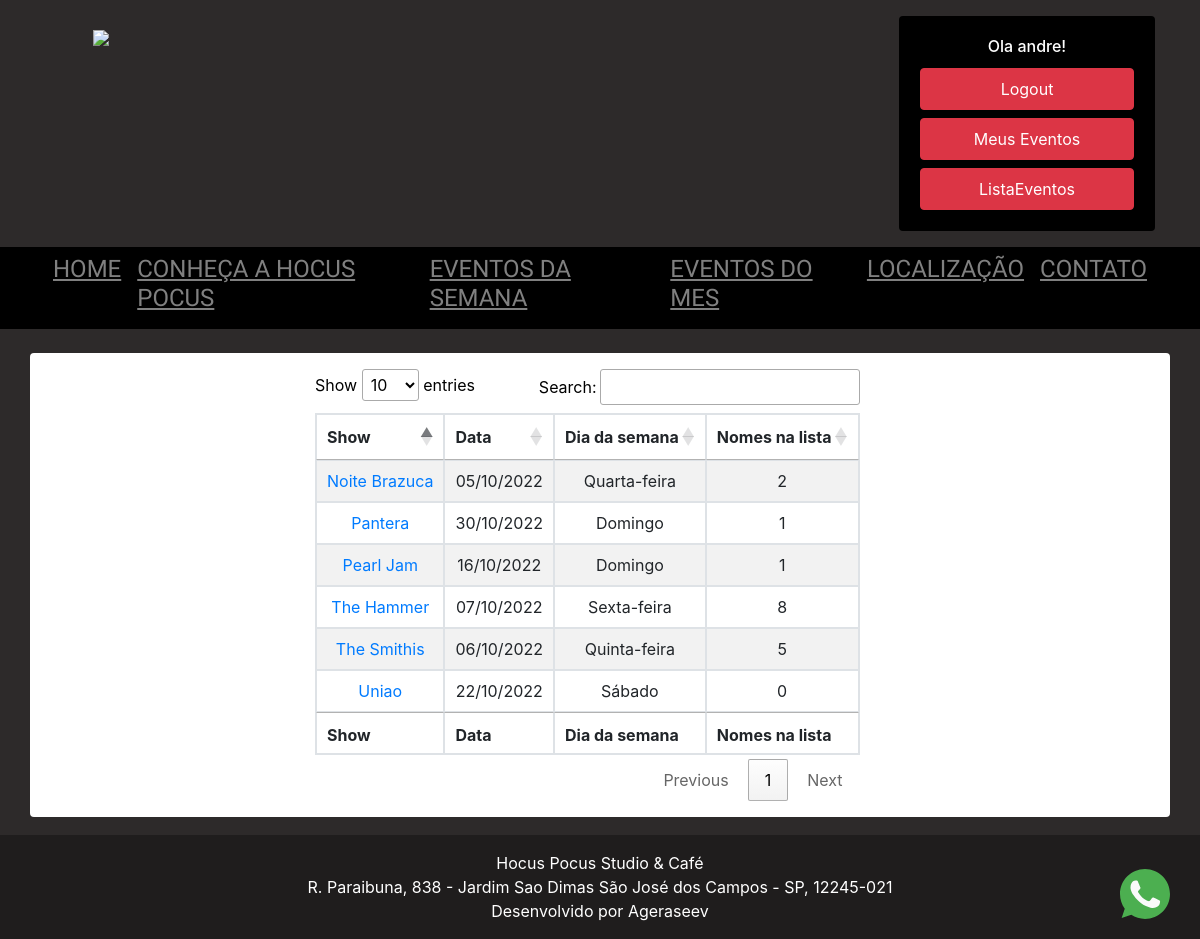
The page /listaevento (signed in) on the database its author committed.
### show/models.py (models this page shows, shortened)
class Show(models.Model):
    titulo_show = models.CharField(max_length=100, )
    descricao_show = models.TextField(max_length=2000)
    horario_do_show = models.CharField(max_length=100, null=True)
    data_do_show = models.DateField(null=True)
    banner = models.ImageField(upload_to='static/banners', blank=True)
    quadrado = models.ImageField(upload_to='static/banners', blank=True)
    valor = models.DecimalField(max_digits=10, decimal_places=2, blank=True, null= True )
    publicada = models.BooleanField(default=False)
    pix = models.BooleanField(default=False)
    chave_pix = models.CharField(max_length=200, blank=True, null=True)
    habilitar_link = models.BooleanField(default=False)
    link_ingreco = models.CharField(max_length=200, blank=True, null=True)
    created_at = models.DateTimeField(auto_now_add=True, blank=True, null=True)
    updated_at = models.DateTimeField(auto_now=True, blank=True, null=True)

class NomeLista(models.Model):
    sem_registro = models.ForeignKey(UsuarioSemRegistro, on_delete=models.CASCADE, blank=True, null= True)
    roqueiro = models.ForeignKey(Usuario, on_delete=models.CASCADE, blank=True, null= True)
    pagamento = models.BooleanField(default=False)
    comprovante = models.ImageField(upload_to='comprovantes', blank=True)
    lista_reserva = models.ForeignKey(Show, on_delete=models.CASCADE, blank=True, null= True,)
    entrou = models.BooleanField(default=False)
    created_at = models.DateTimeField(auto_now_add=True, blank=True, null=True)
    updated_at = models.DateTimeField(auto_now=True, blank=True, null=True)
    class Meta:
        unique_together = ('roqueiro', 'lista_reserva')

### show/views.py (the view)
# urls.py: path('listaevento', listaevento, name='listaevento'),
def listaevento(request):
    if request.user.is_staff:
        roqueiros = NomeLista.objects.all()
        show = Show.objects.filter(publicada=True)
        dados = {
            'roqueiro': roqueiros,
            'show': show,
        }
        return render(request, 'listaevento.html', dados)
    else:
        return redirect('home')

### templates/listaevento.html (shortened to what this page needs)
{% extends 'base2.html' %}
{% load static %}
{% block content %}
<link rel="stylesheet" href="https://cdn.datatables.net/1.10.2/css/jquery.dataTables.min.css">
<body>
<div class="container bg-white rounded text-center mt-4 " >
    <div class="row">
        <div class="col-lg-3 col-sm-2"></div>
        <div class="col-8 my-3 text-center">
            <div class="row header" style="text-align:center;color:black">
                <table id="example" class="table table-striped table-bordered" style="width:100%">
                    <thead>
                    <tr>
                        <th>Show</th>
                        <th>Data</th>
                        <th>Dia da semana</th>
                        <th>Nomes na lista</th>
                    </tr>
                    </thead>
                    <tbody>
                    {% for shows in show %}
                    <tr>
                        <td><a href="{% url 'lista' %}/{{ shows.id }} "> {{ shows.titulo_show }} </a></td>
                        <td>{{ shows.data_do_show|date:"SHORT_DATE_FORMAT" }}</td>
                        <td>{{ shows.data_do_show|date:"l" }}</td>
                        <td>{{ shows.nomelista_set.all|length }}</td>
                    </tr>
                    {% endfor %}
                    </tbody>
                    <tfoot>
                    <tr>
                        <th>Show</th>
                        <th>Data</th>
                        <th>Dia da semana</th>
                        <th>Nomes na lista</th>
                    </tr>
                    </tfoot>
                </table>
            </div>
        </div>
    </div>
</div>
{% endblock %}

### templates/partials/_navbar.html (shortened to what this page needs)
{% load static %}
<div class="container d-none d-lg-block align-items-center my-3">
    <div class="row ">
        <div class="col-8">
            <a class="navbar-brand pl-5" href="{% url 'home' %}"><img src="{% static 'LogoHocusHorizontal01.png' %}"
                                                                      class="img-fluid " width="800"></a>
        </div>
        <div class="col justify-content-center">
            <div class="card  float-right " style="width: 16rem; background-color:#000000">
                {% if user.is_authenticated %}
                <div class="card-body " style="background-color:#000000">
                    <h6 class="card-title text-center text-white mt3"> Ola {{ user.username }}! </h6>
                    <a class="nav-link btn  btn-danger mt-2" href="{% url 'logout' %}">Logout</a>
                    <a class="nav-link btn  btn-danger mt-2"
                       href="{% url 'dashboard' %}">Meus Eventos</a>
                    {% if request.user.is_staff %}
                    <a class="nav-link btn btn-danger mt-2" href="{% url 'listaevento' %}">ListaEventos</a>
                    {% endif %}
                </div>
                {% endif %}
            </div>
        </div>
    </div>
</div>
{% if user.is_authenticated %}
<nav class=" navbar-expand-lg navbar-dark   " style="background-color:#000000">
        {% endif %}
        <div class="container ">
            <div class="collapse navbar-collapse justify-content-center" id="navbarNavDropdown">
                <ul class="navbar-nav ">
                    <li class="nav-item  ">
                        <a class="nav-link" style="font-family: 'Chau Philomene One'" href="/"><h4><u>HOME</u></h4></a>
                    </li>
                    <li class="nav-item  ">
                        <a class="nav-link" style="font-family: 'Chau Philomene One'" href="{% url 'hocus' %}"><h4><u>CONHEÇA A HOCUS POCUS</u></h4><span class="sr-only">(current)</span></a>
                    </li>
                    <li class="nav-item">
                        <a class="nav-link" style="font-family: 'Chau Philomene One'" href="{% url 'home' %}#eventosdasemana"><h4><u>EVENTOS DA SEMANA</u></h4></a>
                    </li>
                    <li class="nav-item">
                        <a class="nav-link" style="font-family: 'Chau Philomene One'" href="{% url 'home' %}#eventosdomes"><h4><u>EVENTOS DO MES</u></h4></a>
                    </li>
                    <li class="nav-item">
                        <a class="nav-link" style="font-family: 'Chau Philomene One'" href="{% url 'home' %}#localizacao"><h4><u>LOCALIZAÇÃO</u>
                        </h4></a>
                    </li>
                    <li class="nav-item">
                        <a class="nav-link" style="font-family: 'Chau Philomene One'" href="{% url 'home' %}#contatos"><h4><u>CONTATO</u></h4>
                        </a>
                    </li>
                </ul>
            </div>
        </div>
    </nav>

### static/css/footer.css (style rules this page uses)
html, body { height: 100%; margin: 0; }

### templates/base2.html (style rules this page uses)
html, body { height: 100%; margin: 0; }
html { scroll-behavior: smooth; }

### rows shown on the page
Show: titulo_show "Pantera", data_do_show "30/10/2022", data_do_show "Domingo", nomelista_set.all|length "1"
Show: titulo_show "Uniao", data_do_show "22/10/2022", data_do_show "Sábado", nomelista_set.all|length "0"
Show: titulo_show "Pearl Jam", data_do_show "16/10/2022", data_do_show "Domingo", nomelista_set.all|length "1"
Show: titulo_show "The Hammer", data_do_show "07/10/2022", data_do_show "Sexta-feira", nomelista_set.all|length "8"
Show: titulo_show "The Smithis", data_do_show "06/10/2022", data_do_show "Quinta-feira", nomelista_set.all|length "5"
Show: titulo_show "Noite Brazuca", data_do_show "05/10/2022", data_do_show "Quarta-feira", nomelista_set.all|length "2"

### other values the page prints
{{ user.username }} "andre"
